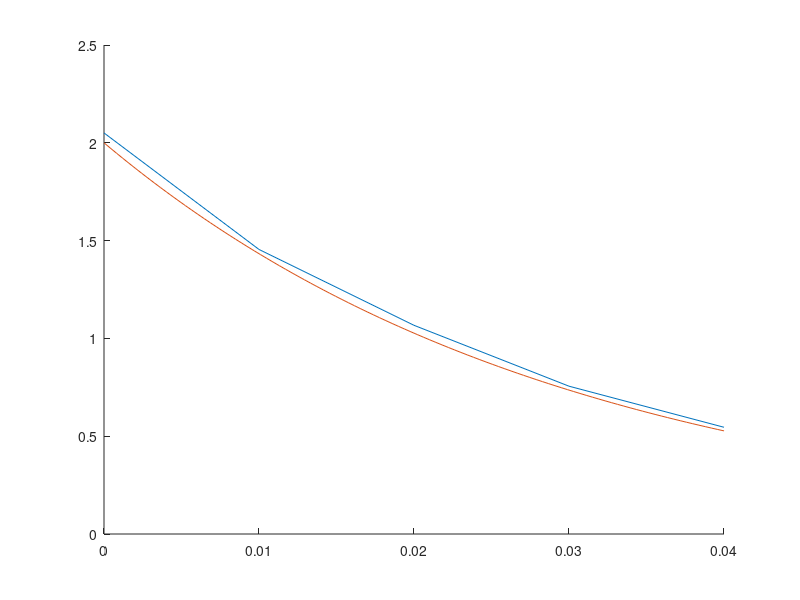

Reproduce this figure in MATLAB.
x = [0, 10, 20, 30, 40]'*1e-3;
y = 2*exp(-x/0.03);

n = 0.05*randn(size(x));

data = y + n;

x2 = linspace(0, 40, 100)'*1e-3;
y2 = 2*exp(-x2/0.03);

figure
hold on
plot(x, data)
plot(x2, y2)
hold off



save('test_data3.mat', 'x', 'data')

data = y;
save('GN_data3.mat', 'x', 'data')